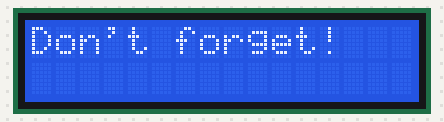
The program below on a simulated Raspberry Pi (BCM pin numbers). On the bench: 16×2 character LCD.

Above: at 0.22 s.
At 2.45 s:
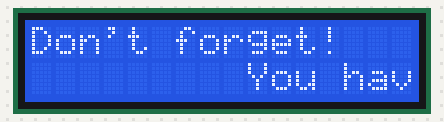
At 4.69 s:
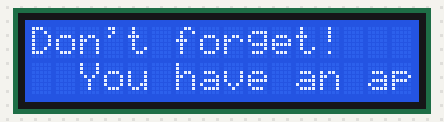
At 9.47 s:
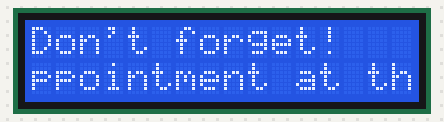
At 13.91 s:
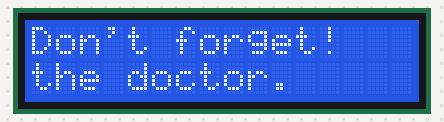
At 18.58 s:
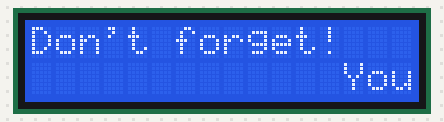

Measured:
- by itself, everything shown: repeats every 17.4 s, in 54 steps

The program:

character_lcd.py
```python
import Adafruit_CharLCD as LCD
from time import sleep

# GPIO configuration
lcd_rs = 27
lcd_en = 22
lcd_d4 = 25
lcd_d5 = 24
lcd_d6 = 23
lcd_d7 = 18
lcd_backlight = 4

# LCD size: 16 columns and 2 rows
lcd_columns = 16
lcd_rows = 2

# initialize the LCD
lcd = LCD.Adafruit_CharLCD(lcd_rs, lcd_en, lcd_d4, lcd_d5, lcd_d6, lcd_d7, lcd_columns, lcd_rows, lcd_backlight)


# messages
title = "Don't forget!"
reminder = "You have an appointment at the doctor."

# set delay time
delay = 0.3

lcd.clear()  # clear screen
lcd.home()  # set cursor to first column on the first row
lcd.message(title)  # display the static message

def scroll_text(reminder, delay):
    padding = ' ' * lcd_columns  # add padding for a whole row to start with an empty row
    reminder_msg = padding + reminder + ' '

    for i in range(len(reminder_msg)):
        lcd.set_cursor(0,1)
        lcd.message(reminder_msg[i:i+lcd_columns])
        sleep(delay)

while True:
    scroll_text(reminder, delay)
```
